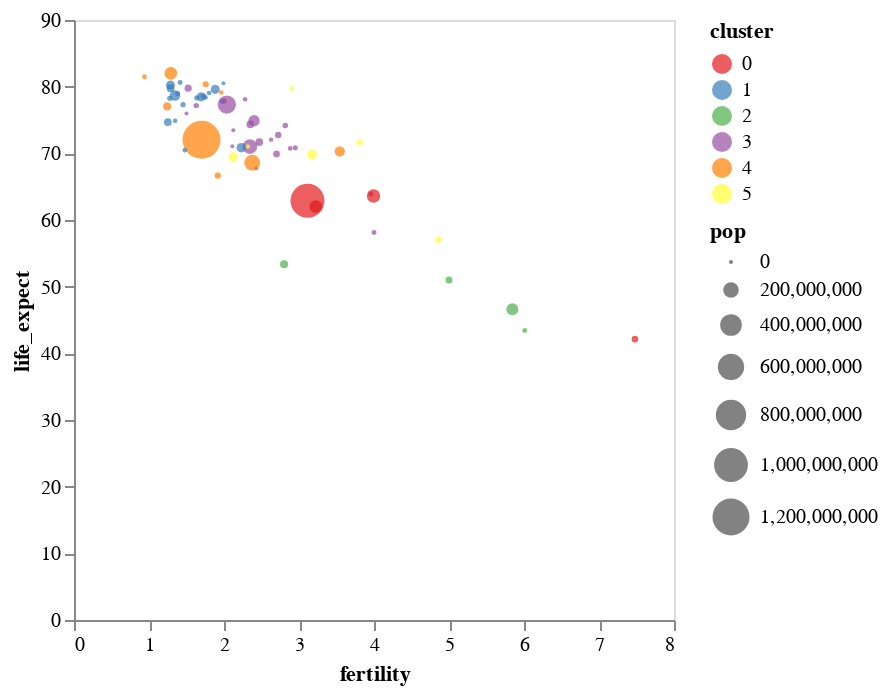

The notebook cell saved with this chart:
### Markdown cell above
If we wanted filled circles instead of open circles, there are two different ways to do this.  

The easiest is to use `mark_circle()` instead of `mark_point()`.

### Code cell
alt.Chart(data_2000).mark_circle(tooltip=True).encode(
    x = alt.X('fertility:Q', axis = alt.Axis(grid = False)),
    y = alt.Y('life_expect:Q', axis = alt.Axis(grid = False)),
    color = alt.Color('cluster:N', scale = alt.Scale(scheme = 'set1' )),
    size = 'pop:Q'
)

### Figure 1 — Vega-Lite specification as saved in the notebook (floating-point values rounded to 4 significant figures)
{"config": {"view": {"continuousWidth": 300, "continuousHeight": 300}}, "data": {"name": "data-5bbc1a2d42e71c72ac9cf13ffaf6d268"}, "mark": {"type": "circle"}, "encoding": {"color": {"field": "cluster", "scale": {"scheme": "set1"}, "type": "nominal"}, "size": {"field": "pop", "type": "quantitative"}, "x": {"axis": {"grid": false}, "field": "fertility", "type": "quantitative"}, "y": {"axis": {"grid": false}, "field": "life_expect", "type": "quantitative"}}, "$schema": "https://vega.github.io/schema/vega-lite/v5.20.1.json", "datasets": {"data-5bbc1a2d42e71c72ac9cf13ffaf6d268": [{"year": 2000, "country": "Afghanistan", "cluster": 0, "pop": 23898198, "life_expect": 42.13, "fertility": 7.479}, {"year": 2000, "country": "Argentina", "cluster": 3, "pop": 37497728, "life_expect": 74.34, "fertility": 2.35}, {"year": 2000, "country": "Aruba", "cluster": 3, "pop": 69539, "life_expect": 73.45, "fertility": 2.124}, {"year": 2000, "country": "Australia", "cluster": 4, "pop": 19164620, "life_expect": 80.37, "fertility": 1.756}, {"year": 2000, "country": "Austria", "cluster": 1, "pop": 8113413, "life_expect": 78.98, "fertility": 1.382}, {"year": 2000, "country": "Bahamas", "cluster": 3, "pop": 290075, "life_expect": 71.07, "fertility": 2.111}, {"year": 2000, "country": "Bangladesh", "cluster": 0, "pop": 130406594, "life_expect": 62.01, "fertility": 3.224}, {"year": 2000, "country": "Barbados", "cluster": 3, "pop": 273483, "life_expect": 75.97, "fertility": 1.5}, {"year": 2000, "country": "Belgium", "cluster": 1, "pop": 10263618, "life_expect": 78.32, "fertility": 1.638}, {"year": 2000, "country": "Bolivia", "cluster": 3, "pop": 8152620, "life_expect": 63.88, "fertility": 3.958}, {"year": 2000, "country": "Brazil", "cluster": 3, "pop": 175552771, "life_expect": 71.01, "fertility": 2.345}, {"year": 2000, "country": "Canada", "cluster": 3, "pop": 31278097, "life_expect": 79.77, "fertility": 1.522}, {"year": 2000, "country": "Chile", "cluster": 3, "pop": 15153450, "life_expect": 77.86, "fertility": 2.0}, {"year": 2000, "country": "China", "cluster": 4, "pop": 1262645000, "life_expect": 72.03, "fertility": 1.7}, {"year": 2000, "country": "Colombia", "cluster": 3, "pop": 39685655, "life_expect": 71.68, "fertility": 2.47}, {"year": 2000, "country": "Costa Rica", "cluster": 3, "pop": 3710558, "life_expect": 78.12, "fertility": 2.281}, {"year": 2000, "country": "Croatia", "cluster": 1, "pop": 4410830, "life_expect": 74.88, "fertility": 1.348}, {"year": 2000, "country": "Cuba", "cluster": 3, "pop": 11134273, "life_expect": 77.16, "fertility": 1.63}, {"year": 2000, "country": "Dominican Republic", "cluster": 3, "pop": 8385828, "life_expect": 70.85, "fertility": 2.95}, {"year": 2000, "country": "Ecuador", "cluster": 3, "pop": 12505204, "life_expect": 74.17, "fertility": 2.817}, {"year": 2000, "country": "Egypt", "cluster": 5, "pop": 70492342, "life_expect": 69.81, "fertility": 3.174}, {"year": 2000, "country": "El Salvador", "cluster": 3, "pop": 6122515, "life_expect": 70.73, "fertility": 2.883}, {"year": 2000, "country": "Finland", "cluster": 1, "pop": 5168595, "life_expect": 78.37, "fertility": 1.754}, {"year": 2000, "country": "France", "cluster": 1, "pop": 59381628, "life_expect": 79.59, "fertility": 1.883}, {"year": 2000, "country": "Georgia", "cluster": 1, "pop": 4777209, "life_expect": 70.48, "fertility": 1.478}, {"year": 2000, "country": "Germany", "cluster": 1, "pop": 82187909, "life_expect": 78.67, "fertility": 1.346}, {"year": 2000, "country": "Greece", "cluster": 1, "pop": 10559110, "life_expect": 78.26, "fertility": 1.277}, {"year": 2000, "country": "Grenada", "cluster": 3, "pop": 89312, "life_expect": 67.75, "fertility": 2.429}, {"year": 2000, "country": "Haiti", "cluster": 3, "pop": 7306302, "life_expect": 58.14, "fertility": 4.0}, {"year": 2000, "country": "Hong Kong", "cluster": 4, "pop": 6658720, "life_expect": 81.5, "fertility": 0.94}, {"year": 2000, "country": "Iceland", "cluster": 1, "pop": 281043, "life_expect": 80.5, "fertility": 1.993}, {"year": 2000, "country": "India", "cluster": 0, "pop": 1007702000, "life_expect": 62.88, "fertility": 3.113}, {"year": 2000, "country": "Indonesia", "cluster": 4, "pop": 206265000, "life_expect": 68.59, "fertility": 2.376}, {"year": 2000, "country": "Iran", "cluster": 5, "pop": 65660289, "life_expect": 69.45, "fertility": 2.124}, {"year": 2000, "country": "Iraq", "cluster": 5, "pop": 22675617, "life_expect": 57.05, "fertility": 4.858}, {"year": 2000, "country": "Ireland", "cluster": 1, "pop": 3791690, "life_expect": 77.78, "fertility": 1.969}, {"year": 2000, "country": "Israel", "cluster": 5, "pop": 5842454, "life_expect": 79.7, "fertility": 2.906}, {"year": 2000, "country": "Italy", "cluster": 1, "pop": 57719337, "life_expect": 80.24, "fertility": 1.286}, {"year": 2000, "country": "Jamaica", "cluster": 3, "pop": 2615467, "life_expect": 72.05, "fertility": 2.628}, {"year": 2000, "country": "Japan", "cluster": 4, "pop": 126699784, "life_expect": 82.0, "fertility": 1.291}, {"year": 2000, "country": "Kenya", "cluster": 2, "pop": 29985839, "life_expect": 50.99, "fertility": 5.0}, {"year": 2000, "country": "South Korea", "cluster": 4, "pop": 21647682, "life_expect": 66.66, "fertility": 1.917}, {"year": 2000, "country": "North Korea", "cluster": 4, "pop": 47351083, "life_expect": 77.05, "fertility": 1.242}, {"year": 2000, "country": "Lebanon", "cluster": 5, "pop": 3578036, "life_expect": 71.03, "fertility": 2.319}, {"year": 2000, "country": "Mexico", "cluster": 3, "pop": 99926620, "life_expect": 74.9, "fertility": 2.401}, {"year": 2000, "country": "Netherlands", "cluster": 1, "pop": 15907853, "life_expect": 78.53, "fertility": 1.726}, {"year": 2000, "country": "New Zealand", "cluster": 4, "pop": 3819762, "life_expect": 79.11, "fertility": 1.964}, {"year": 2000, "country": "Nigeria", "cluster": 2, "pop": 114306700, "life_expect": 46.61, "fertility": 5.845}, {"year": 2000, "country": "Norway", "cluster": 1, "pop": 4492400, "life_expect": 79.05, "fertility": 1.801}, {"year": 2000, "country": "Pakistan", "cluster": 0, "pop": 146342958, "life_expect": 63.61, "fertility": 3.994}, {"year": 2000, "country": "Peru", "cluster": 3, "pop": 25979722, "life_expect": 69.91, "fertility": 2.7}, {"year": 2000, "country": "Philippines", "cluster": 4, "pop": 79739825, "life_expect": 70.3, "fertility": 3.544}, {"year": 2000, "country": "Poland", "cluster": 1, "pop": 38654164, "life_expect": 74.67, "fertility": 1.251}, {"year": 2000, "country": "Portugal", "cluster": 1, "pop": 10335597, "life_expect": 77.29, "fertility": 1.454}, {"year": 2000, "country": "Rwanda", "cluster": 2, "pop": 7507056, "life_expect": 43.41, "fertility": 6.01}, {"year": 2000, "country": "Saudi Arabia", "cluster": 5, "pop": 23153090, "life_expect": 71.63, "fertility": 3.81}, {"year": 2000, "country": "South Africa", "cluster": 2, "pop": 44066197, "life_expect": 53.37, "fertility": 2.802}, {"year": 2000, "country": "Spain", "cluster": 1, "pop": 40016081, "life_expect": 79.78, "fertility": 1.287}, {"year": 2000, "country": "Switzerland", "cluster": 1, "pop": 7266920, "life_expect": 80.62, "fertility": 1.415}, {"year": 2000, "country": "Turkey", "cluster": 1, "pop": 65666677, "life_expect": 70.84, "fertility": 2.23}, {"year": 2000, "country": "United Kingdom", "cluster": 1, "pop": 59522468, "life_expect": 78.47, "fertility": 1.695}, {"year": 2000, "country": "United States", "cluster": 3, "pop": 282338631, "life_expect": 77.31, "fertility": 2.038}, {"year": 2000, "country": "Venezuela", "cluster": 3, "pop": 23542649, "life_expect": 72.77, "fertility": 2.723}]}}
